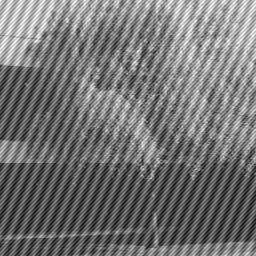
#> input picture Arboles.png, 256 x 256 px
$ python Fourier2D.py
#> lines starting #> are read from the running program, lines starting #| are printed output that depends on the picture; after the words box and inside, x2 and y2 are one past the last pixel; in counts of white or black regions, pixels touching at a corner belong together
import numpy as np
import matplotlib.pyplot as plt
import matplotlib.image as mpimg

data=mpimg.imread("Arboles.png")
#> data is the input picture: shape (256, 256) float32; min 0.0471, max 1, mean 0.456

F=np.fft.fft2(data-np.mean(data))

FR=np.sqrt(F.real**2+F.imag**2)
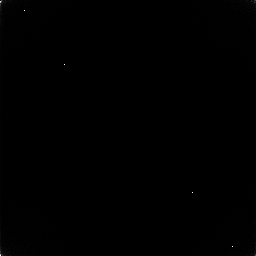
#> FR: shape (256, 256) float64; min 0.000518, max 4116.7, mean 8; drawn with min black and max white
plt.figure(figsize=np.array(np.shape(data))/100*6)
plt.imshow(np.log(np.abs(np.fft.fftshift(F)))**2)
#plt.show()

def filtro(i,j):
    if(abs(j-105)<2 and abs(i-118)<2):
        return 0
    elif(abs(j-152)<2 and abs(i-138)<2):
        return 0
    elif(abs(j-65)<2 and abs(i-65)<2):
        return 0
    elif(abs(j-192)<2 and abs(i-192)<2):
        return 0
    else:
        return 1

matriz=np.zeros(np.shape(data))
for i in range(len(data)):
    for j in range(len(data[0])):
        matriz[i,j]+=filtro(i,j)
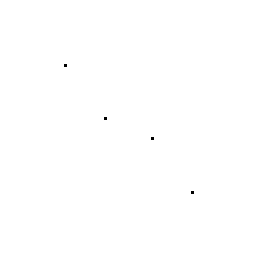
#> matriz: shape (256, 256) float64; values 0 (black) and 1 (white), 99.9% white; black in thin lines or dots, all inside (x1, y1, x2, y2) = (64, 64, 194, 194)
filtro_real=np.fft.ifftshift(matriz)
#> filtro_real: shape (256, 256) float64; values 0 (black) and 1 (white), 99.9% white; black in thin lines or dots, all inside (x1, y1, x2, y2) = (23, 9, 235, 248)

IMG=np.fft.ifft2(F*filtro_real)
plt.imshow(-IMG.real,cmap='Greys')
plt.savefig("CarantonWilliam_Imagen_Filtrada.pdf")
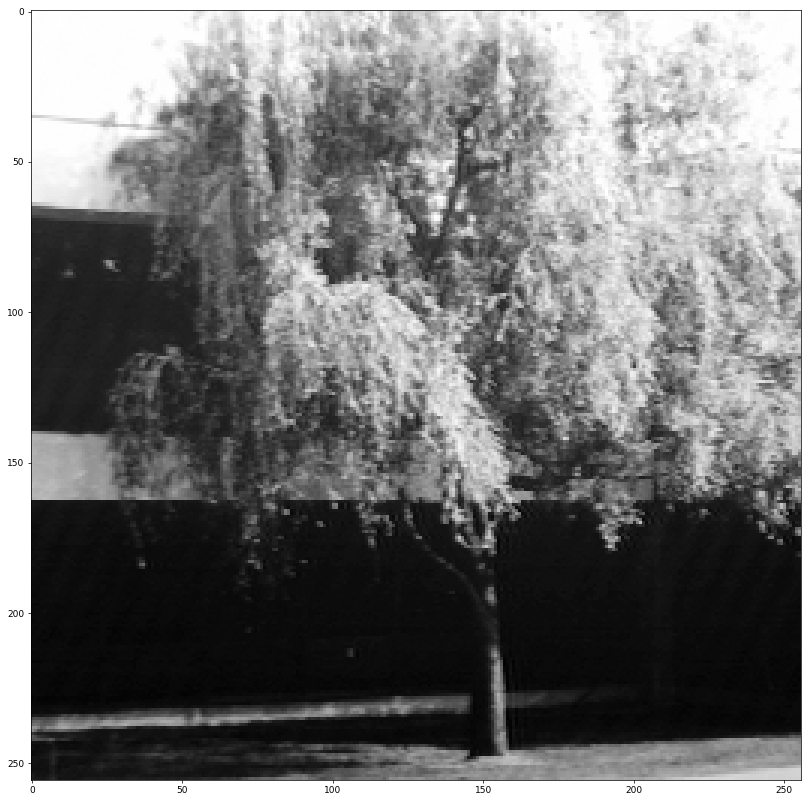
#> figure drawn by matplotlib, 1 panel
